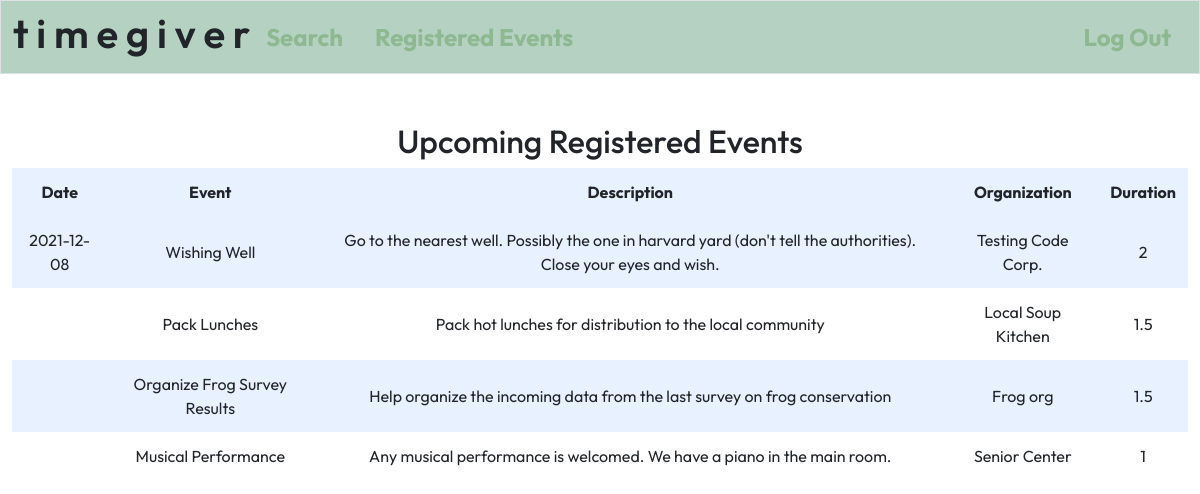
Screenshot of /upcoming (signed in) with the database file from the repository.
### tables this page shows
CREATE TABLE 'openings' ('id' INTEGER PRIMARY KEY AUTOINCREMENT NOT NULL, 'org_id' INTEGER NOT NULL, 'name' TEXT NOT NULL, 'duration' INTEGER NOT NULL, 'date' DATETIME NOT NULL DEFAULT CURRENT_DATE, 'type' TEXT, 'description' TEXT, keywords varchar(225));

CREATE TABLE 'orgs' ('org_id' INTEGER PRIMARY KEY AUTOINCREMENT NOT NULL, 'user' TEXT NOT NULL,'name' TEXT,'email' TEXT, 'hash'  TEXT NOT NULL  );

### app.py (the view)
@app.route("/upcoming", methods=["GET", "POST"])
def upcoming():
    events = {}
    event_ids = db.execute("SELECT DISTINCT opening_id FROM signup WHERE user_id = ?", session["user_id"])
    for i in range(len(event_ids)):
        event_info = db.execute("SELECT org_id, name, date, description, duration FROM openings WHERE id = ?", event_ids[i]['opening_id'])
        orgname = db.execute("SELECT name FROM orgs WHERE org_id = ?", event_info[0]['org_id'])[0]['name']
        events[i] = [event_info[0]["date"], event_info[0]["name"], event_info[0]["description"], orgname, event_info[0]["duration"]]
    return render_template("upcoming.html", events=events)

### app.py (called while the page is built)
@app.after_request
def after_request(response):
    response.headers["Cache-Control"] = "no-cache, no-store, must-revalidate"
    response.headers["Expires"] = 0
    response.headers["Pragma"] = "no-cache"
    return response

### templates/upcoming.html (shortened to what this page needs)
{% extends "layout.html" %}
{% block main %}
<h2>Upcoming Registered Events</h2>
<table>
        <tr>
            <th>Date</th>
            <th>Event</th>
            <th>Description</th>
            <th>Organization</th>
            <th>Duration</th>
        </tr>
    <tbody>
    {% for i in events %}
    <tr>
        <td>{{ events[i][0] }}</td>
        <td>{{ events[i][1] }}</td>
        <td>{{ events[i][2] }}</td>
        <td>{{ events[i][3] }}</td>
        <td>{{ events[i][4] }}</td>
    </tr>
    {% endfor %}
    </tbody>
</table>
{% endblock %}

### templates/layout.html (shortened to what this page needs)
<!DOCTYPE html>
<html lang="en">
    <head>
        <link href="https://cdn.jsdelivr.net/npm/bootstrap@5.1.3/dist/css/bootstrap.min.css" rel="stylesheet">
        <link href="/static/styles.css" rel="stylesheet">
    </head>
    <body>
        <nav class="border navbar navbar-expand-md navbar-light" style="background-color: #b4d1c1">
            <div class="container-fluid ">
                <h1>t i m e g i v e r</h1>
                <div class="collapse navbar-collapse" id="navbar">
                    {% if session["org_id"] %}
                        <ul class="navbar-nav me-auto mt-2">
                            <li class="nav-item"><a class="nav-link" href="/postopp">Post Opening</a></li>
                            <li class="nav-item"><a class="nav-link" href="/allposts">Check Posts</a></li>
                        </ul>
                        <ul class="navbar-nav ms-auto mt-2">
                            <li class="nav-item"><a class="nav-link" href="/logout">Log Out</a></li>
                        </ul>
                    {% elif session["user_id"] %}
                        <a class="nav-link" href="/search">Search</a>
                        <a class="nav-link" href="/upcoming">Registered Events</a>
                            <a class="nav-link" href="/logout">Log Out</a>
                    {% else %}
                        <ul class="navbar-nav ms-auto mt-2"></ul>
                        <a class="nav-link" href="/">&larr;</a>
                        </ul>
                    {% endif %}
                </div>
            </div>
        </nav>
        <main class="container-fluid py-5 text-center">
            {% block main %}{% endblock %}
        </main>
    </body>
</html>

### static/styles.css (style rules this page uses)
table { background-color: transparent; margin-bottom: 1rem; width: 100%; }
table th, table td { padding: 0.75rem; vertical-align: middle; }
tbody tr:nth-of-type(odd) { background-color: rgb(179, 208, 255, 0.3) }
h1 { font-family: 'Outfit', sans-serif; font-weight: 600; }
body { font-family: 'Outfit', sans-serif; }
a:link { font-weight: bold; font-size: 3vh; color: #8db892; }

### rows the page displays
openings: date "2021-12-08", name "Wishing Well", description "Go to the nearest well. Possibly the one in harvard yard (don't tell the authorities). Close your eyes and wish."
orgs: name "Testing Code Corp."
openings: name "Pack Lunches", description "Pack hot lunches for distribution to the local community", duration "1.5"
orgs: name "Local Soup Kitchen"
openings: name "Organize Frog Survey Results", description "Help organize the incoming data from the last survey on frog conservation", duration "1.5"
orgs: name "Frog org"
openings: name "Musical Performance", description "Any musical performance is welcomed. We have a piano in the main room."
orgs: name "Senior Center"

### other values shown
{{ events[i][4] }} "2" "1"
